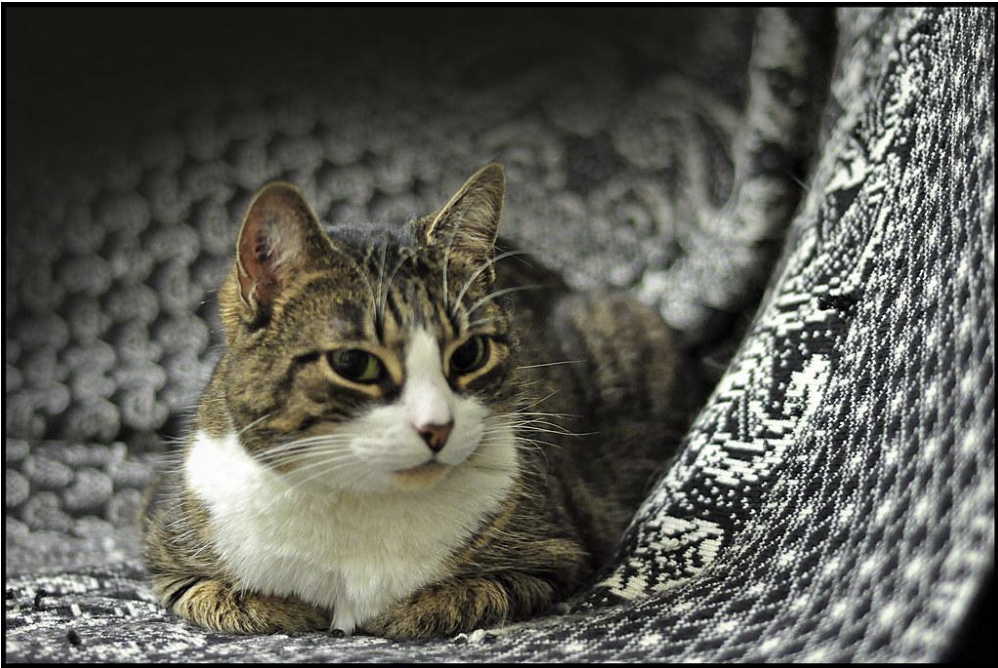
#> input picture HW-ICA/HW1/cat_on_sofa.png, 998 x 668 px
$ jupyter execute HW1_ICA-Minh_Nguyen.ipynb
#> lines starting #> are read from the running program, lines starting #| are printed output that depends on the picture
# HW1-ICA - Minh Nguyen #2069407

[cell 1]
import cv2
from matplotlib import pyplot as plt

### Task a:
- Load an image using OpenCV convert it from BGR to an RGB color format
- Display the image using matplotlib

[cell 2]
img = cv2.imread("cat_on_sofa.png")
#> img is the input picture: shape (668, 998, 3); mean B, G, R 85.6, 92.9, 92.8

[cell 3]
# display the image with matplotlib
plt.imshow(img)
plt.title("Image in BGR")

[cell 4]
# convert from BGR to RGB
img_rgb = cv2.cvtColor(img, cv2.COLOR_BGR2RGB)
# display the image with matplotlib
plt.imshow(img_rgb)
plt.title("Task a: Original Image")

### Task b:
- Print (i) the number of pixels and (ii) the height, width, and number of channels of the
loaded image.

[cell 5]
print("Task b:")
print("- Number of pixels: ", str(img.size))
#| - Number of pixels:  1999992
print("- Shape/Dimensions: " + str(img.shape))
#| - Shape/Dimensions: (668, 998, 3)
print("- Image height: ", str(img.shape[0]))
#| - Image height:  668
print("- Image width: ", str(img.shape[1]))
#| - Image width:  998
print("- Number of channels: ", str(img.shape[2]))
#| - Number of channels:  3

### Task c:
- Isolate the information of the Red, Green, and Blue channels of the image and plot them
in the Jupyter Notebook using Matplotlib

[cell 6]
# split the image into 3 channels
red, green, blue = cv2.split(img_rgb)
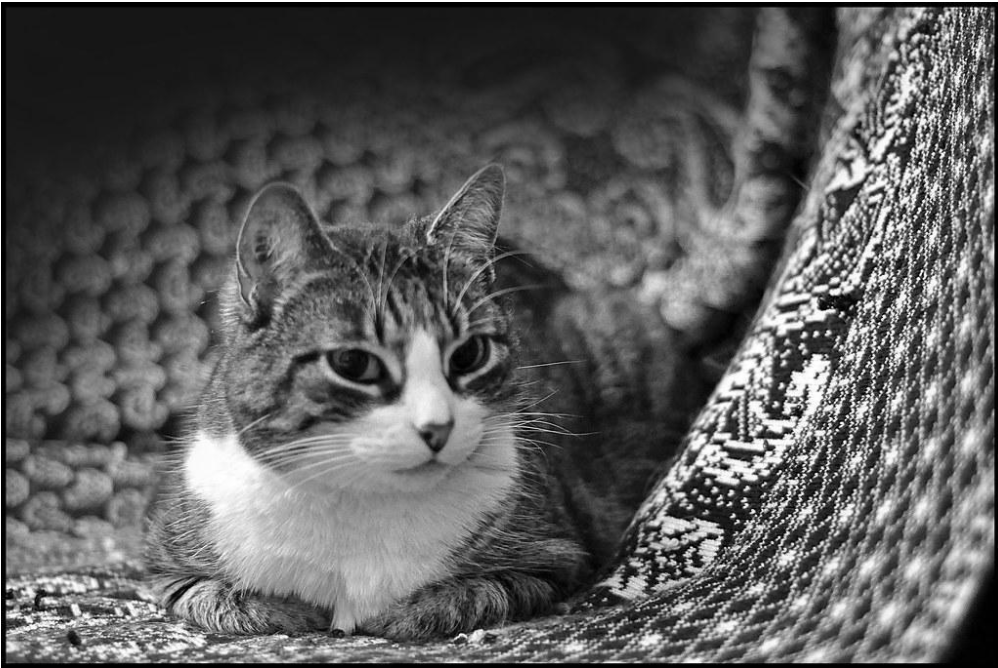
#> red: shape (668, 998); min 0, max 255, mean 92.8
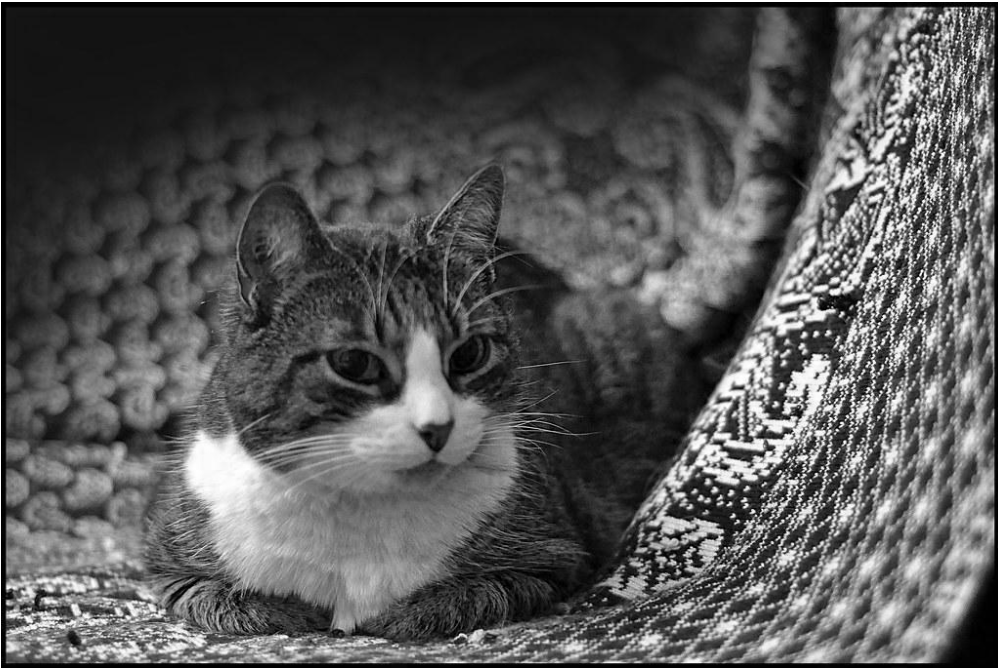
#> blue: shape (668, 998); min 0, max 255, mean 85.6

[cell 7]
plt.imshow(red, cmap='gray')
plt.title('Task c: Red Channel')

[cell 8]
plt.imshow(green, cmap='gray')
plt.title('Task c: Green Channel')

[cell 9]
plt.imshow(blue, cmap='gray')
plt.title('Task c: Blue Channel')

### Task d:
- Calculate the unnormalized histograms of the Red, Green, and Blue channels of the
image and plot them using Matplotlib

[cell 10]
# calculate the histogram of the red channel
red_hist = cv2.calcHist([red], [0], None, [256], [0, 256])
#> red_hist = 256 values, max 15081 at index 23, min 209 at index 254, mean 2604.2
plt.plot(red_hist)
plt.xlabel('Bins')
plt.ylabel('# of Pixels')
plt.title('Task d: Red Channel Histogram')
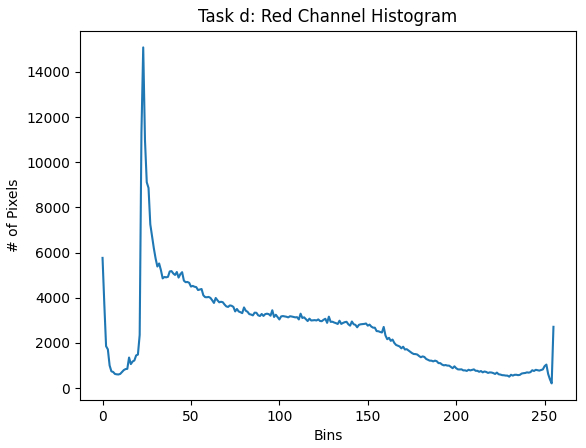
#> figure drawn by matplotlib, 1 panel; curve peaks at x = 23, y = 15081

[cell 11]
# calculate the histogram of the green channel
green_hist = cv2.calcHist([green], [0], None, [256], [0, 256])
#> green_hist = 256 values, max 15283 at index 24, min 524 at index 236, mean 2604.2
plt.plot(green_hist)
plt.xlabel('Bins')
plt.ylabel('# of Pixels')
plt.title('Task d: Green Channel Histogram')
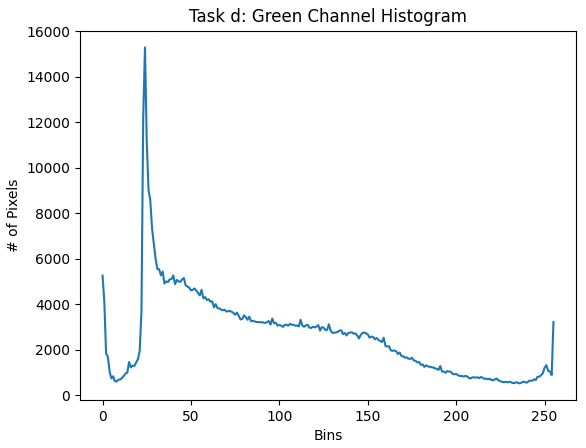
#> figure drawn by matplotlib, 1 panel; curve peaks at x = 24, y = 15283

[cell 12]
# calculate the histogram of the blue channel
blue_hist = cv2.calcHist([blue], [0], None, [256], [0, 256])
#> blue_hist = 256 values, max 14797 at index 20, min 95 at index 254, mean 2604.2
plt.plot(blue_hist)
plt.xlabel('Bins')
plt.ylabel('# of Pixels')
plt.title('Task d: Blue Channel Histogram')
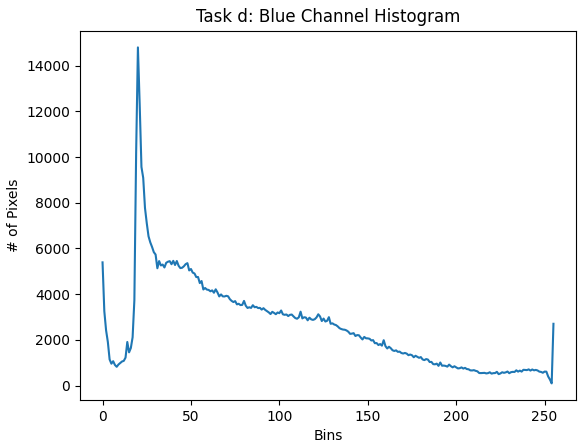
#> figure drawn by matplotlib, 1 panel; curve peaks at x = 20, y = 14797

### Task e:
- Convert the image to grayscale and plot it in the Jupyter Notebook using Matplotlib

[cell 13]
# convert the image to grayscale
img_gray = cv2.cvtColor(img, cv2.COLOR_BGR2GRAY)
plt.imshow(img_gray, cmap='gray')
plt.title("Task e: Grayscale Image")

### Task f:
- Print (i) the number of pixels and (ii) the height, width, and number of channels of the
grayscale image

[cell 14]
print("Task f:")
print("- Number of pixels: ", str(img_gray.size))
#| - Number of pixels:  666664
print("- Shape/Dimensions: " + str(img_gray.shape))
#| - Shape/Dimensions: (668, 998)
print("- Image height: ", str(img_gray.shape[0]))
#| - Image height:  668
print("- Image width: ", str(img_gray.shape[1]))
#| - Image width:  998

### Task g:
- Calculate the unnormalized histogram of the grayscale image and plot it using Matplotlib

[cell 15]
gray_hist = cv2.calcHist([img_gray], [0], None, [256], [0, 256])
#> gray_hist = 256 values, max 15227 at index 23, min 334 at index 254, mean 2604.2
plt.plot(gray_hist)
plt.xlabel('Bins')
plt.ylabel('# of Pixels')
plt.title('Task g: Grayscale Image Histogram')
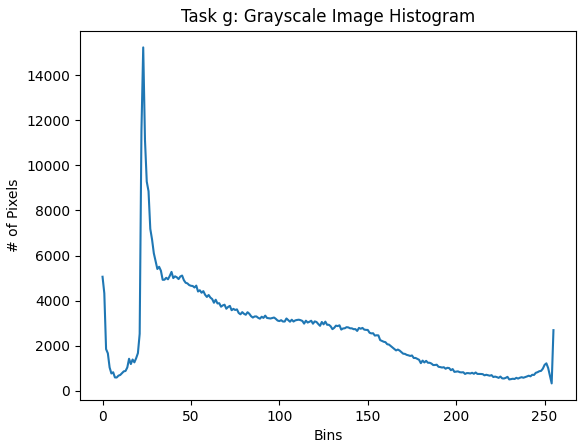
#> figure drawn by matplotlib, 1 panel; curve peaks at x = 23, y = 15227

### Task h:
- Use a binary threshold on your grayscale image and plot the result in the Jupyter
Notebook using Matplotlib

[cell 16]
# use a binary threshold with a threshold value of 128
r, threshold = cv2.threshold(img, 128, 255, cv2.THRESH_BINARY)
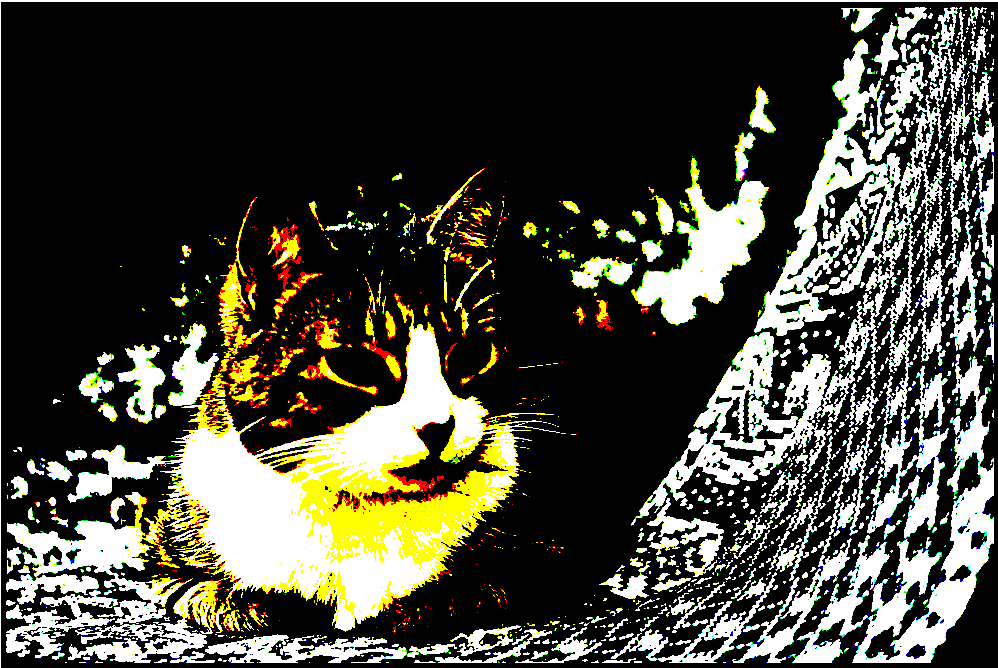
#> threshold: shape (668, 998, 3); mean B, G, R 58.7, 70.8, 71.4
plt.imshow(threshold)
plt.title("Task h: Binary Threshold Result")

### Task i:
- Calculate the unnormalized histogram of the thresholded image and plot it using
Matplotlib

[cell 17]
# calculate the histogram of the binary threshold image
threshold_hist = cv2.calcHist([threshold], [0], None, [256], [0, 256])
#> threshold_hist = 256 values, max 513298 at index 0, min 0 at index 1, mean 2604.2
plt.plot(threshold_hist)
plt.xlabel('Bins')
plt.ylabel('# of Pixels')
plt.title('Task i: Binary Threshold Image Histogram')
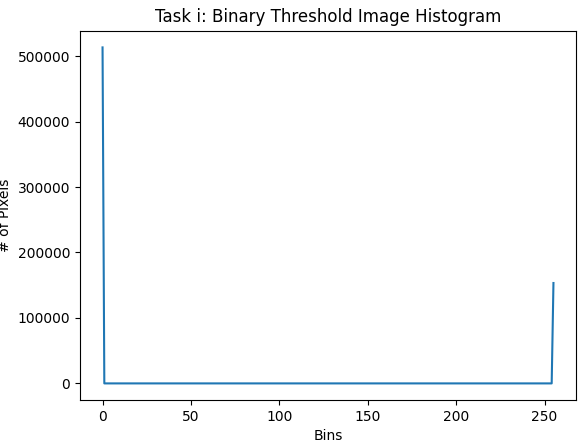
#> figure drawn by matplotlib, 1 panel; curve peaks at x = 0, y = 513298
